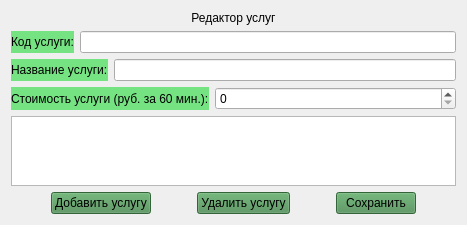
        <widget class="QWidget" name="page_6_for_admin">
         <layout class="QVBoxLayout" name="verticalLayout_14">
          <item>
           <layout class="QHBoxLayout" name="horizontalLayout_17">
            <item>
             <widget class="QLabel" name="label_14">
              <property name="styleSheet">
               <string notr="true">font: 11pt &quot;Comic Sans MS&quot;;</string>
              </property>
              <property name="text">
               <string>Редактор услуг</string>
              </property>
              <property name="alignment">
               <set>Qt::AlignCenter</set>
              </property>
             </widget>
            </item>
           </layout>
          </item>
          <item>
           <layout class="QVBoxLayout" name="verticalLayout_5">
            <item>
             <layout class="QHBoxLayout" name="horizontalLayout_20" stretch="0,100">
              <item>
               <widget class="QLabel" name="label_17">
                <property name="styleSheet">
                 <string notr="true">background-color: rgb(118, 227, 131);
font: 9pt &quot;Comic Sans MS&quot;;</string>
                </property>
                <property name="text">
                 <string>Код услуги:</string>
                </property>
               </widget>
              </item>
              <item>
               <widget class="QLineEdit" name="edit_code_serv"/>
              </item>
             </layout>
            </item>
            <item>
             <layout class="QHBoxLayout" name="horizontalLayout_18" stretch="0,100">
              <item>
               <widget class="QLabel" name="label_15">
                <property name="styleSheet">
                 <string notr="true">background-color: rgb(118, 227, 131);
font: 9pt &quot;Comic Sans MS&quot;;</string>
                </property>
                <property name="text">
                 <string>Название услуги:</string>
                </property>
               </widget>
              </item>
              <item>
               <widget class="QLineEdit" name="edit_title_serv"/>
              </item>
             </layout>
            </item>
            <item>
             <layout class="QHBoxLayout" name="horizontalLayout_19" stretch="0,100">
              <item>
               <widget class="QLabel" name="label_18">
                <property name="styleSheet">
                 <string notr="true">background-color: rgb(118, 227, 131);
font: 9pt &quot;Comic Sans MS&quot;;</string>
                </property>
                <property name="text">
                 <string>Стоимость услуги (руб. за 60 мин.):</string>
                </property>
               </widget>
              </item>
              <item>
               <widget class="QSpinBox" name="spin_cost">
                <property name="maximum">
                 <number>100000</number>
                </property>
               </widget>
              </item>
             </layout>
            </item>
           </layout>
          </item>
          <item>
           <widget class="QTableWidget" name="table_serv">
            <property name="sizeAdjustPolicy">
             <enum>QAbstractScrollArea::AdjustToContents</enum>
            </property>
            <attribute name="horizontalHeaderStretchLastSection">
             <bool>true</bool>
            </attribute>
           </widget>
          </item>
          <item>
           <layout class="QHBoxLayout" name="horizontalLayout_21">
            <item>
             <spacer name="horizontalSpacer_13">
              <property name="orientation">
               <enum>Qt::Horizontal</enum>
              </property>
              <property name="sizeHint" stdset="0">
               <size>
                <width>40</width>
                <height>20</height>
               </size>
              </property>
             </spacer>
            </item>
            <item>
             <widget class="QPushButton" name="btn_new_serv">
              <property name="styleSheet">
               <string notr="true">background-color: rgb(73, 140, 81);
font: 9pt &quot;Comic Sans MS&quot;;</string>
              </property>
              <property name="text">
               <string>Добавить услугу</string>
              </property>
             </widget>
            </item>
            <item>
             <spacer name="horizontalSpacer_14">
              <property name="orientation">
               <enum>Qt::Horizontal</enum>
              </property>
              <property name="sizeHint" stdset="0">
               <size>
                <width>40</width>
                <height>20</height>
               </size>
              </property>
             </spacer>
            </item>
            <item>
             <widget class="QPushButton" name="btn_delete_serv">
              <property name="styleSheet">
               <string notr="true">background-color: rgb(73, 140, 81);
font: 9pt &quot;Comic Sans MS&quot;;</string>
              </property>
              <property name="text">
               <string>Удалить услугу</string>
              </property>
             </widget>
            </item>
            <item>
             <spacer name="horizontalSpacer_15">
              <property name="orientation">
               <enum>Qt::Horizontal</enum>
              </property>
              <property name="sizeHint" stdset="0">
               <size>
                <width>40</width>
                <height>20</height>
               </size>
              </property>
             </spacer>
            </item>
            <item>
             <widget class="QPushButton" name="btn_save_serv">
              <property name="styleSheet">
               <string notr="true">background-color: rgb(73, 140, 81);
font: 9pt &quot;Comic Sans MS&quot;;</string>
              </property>
              <property name="text">
               <string>Сохранить</string>
              </property>
             </widget>
            </item>
            <item>
             <spacer name="horizontalSpacer_16">
              <property name="orientation">
               <enum>Qt::Horizontal</enum>
              </property>
              <property name="sizeHint" stdset="0">
               <size>
                <width>40</width>
                <height>20</height>
               </size>
              </property>
             </spacer>
            </item>
           </layout>
          </item>
         </layout>
        </widget>
